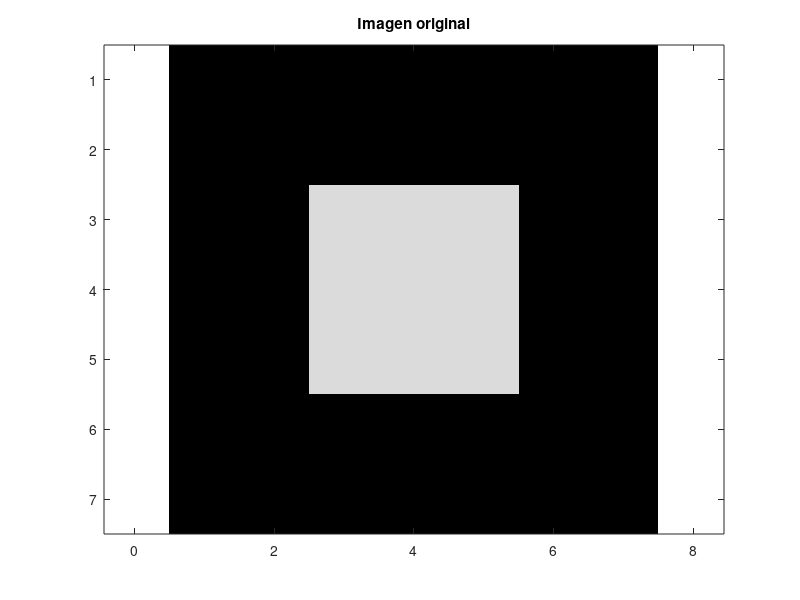
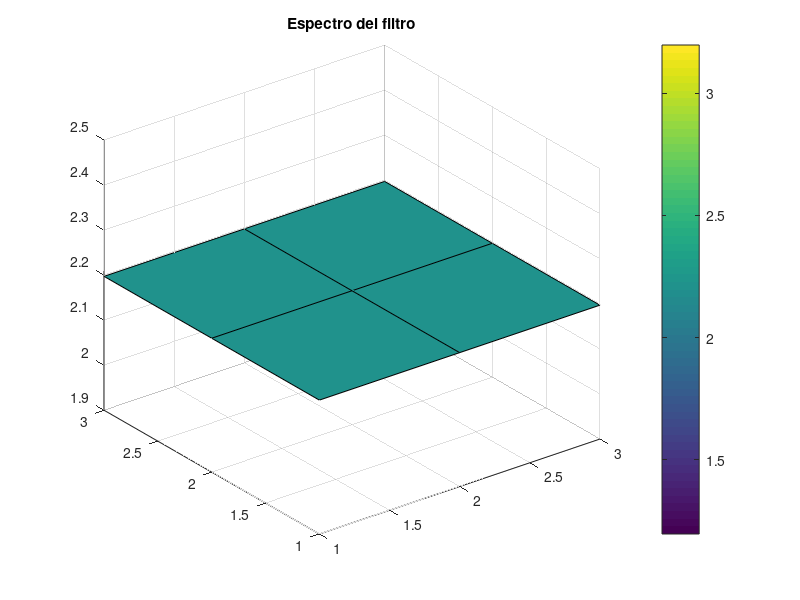
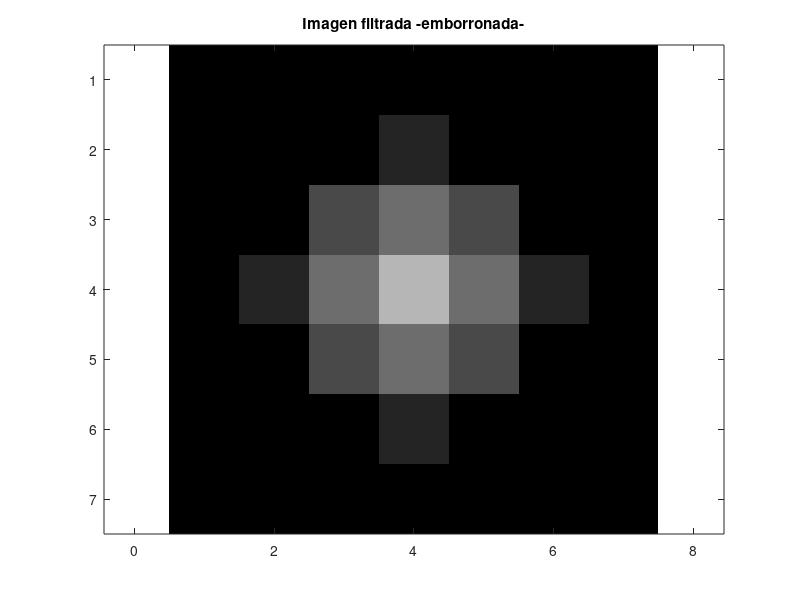

Source code (MATLAB) for these figures, in order: (Note: this script raises an error after producing the figures.)
clc
close all
clear all

%imagen original
f=[0 0 0 0 0 0 0; 0 0 0 0 0 0 0; 0 0 7 7 7 0 0; 0 0 7 7 7 0 0; 0 0 7 7 7 0 0; 0 0 0 0 0 0 0; 0 0 0 0 0 0 0]
figure(1);image(f); colormap(gray(8));title('Imagen original')
axis equal

%Filtro PB
h=(1/9)*[1 1 1; 1 1 1; 1 1 1]
figure(2), surf(abs(log(h))),colorbar, title('Espectro del filtro')

%aplicamos el proceso de emborronamiento a traves de la convolucion
g=conv2(f,h,'same')
y=uint8(g)
figure(3);image(g); colormap(gray(8));title('Imagen filtrada -emborronada-')
axis equal

%aplicamos en proceso de descomvolicionar la imagen emborrronada con la PSF
y=deconvblind(g,h)
y=uint8(y)
figure(4);image(y); colormap(gray(8));title('Imagen deconvolucionada')
axis equal